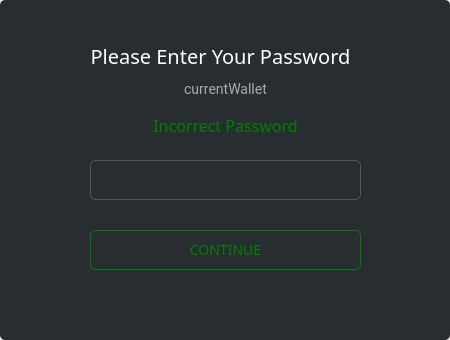
<?xml version="1.0" encoding="UTF-8"?>
<ui version="4.0">
 <class>PasswordDialog</class>
 <widget class="QDialog" name="PasswordDialog">
  <property name="geometry">
   <rect>
    <x>0</x>
    <y>0</y>
    <width>450</width>
    <height>340</height>
   </rect>
  </property>
  <property name="sizePolicy">
   <sizepolicy hsizetype="Preferred" vsizetype="Preferred">
    <horstretch>0</horstretch>
    <verstretch>0</verstretch>
   </sizepolicy>
  </property>
  <property name="minimumSize">
   <size>
    <width>450</width>
    <height>280</height>
   </size>
  </property>
  <property name="maximumSize">
   <size>
    <width>450</width>
    <height>350</height>
   </size>
  </property>
  <property name="font">
   <font>
    <family>Poppins</family>
    <pointsize>10</pointsize>
   </font>
  </property>
  <property name="windowTitle">
   <string>Enter password</string>
  </property>
  <property name="styleSheet">
   <string notr="true"/>
  </property>
  <layout class="QGridLayout" name="gridLayout">
   <property name="leftMargin">
    <number>0</number>
   </property>
   <property name="topMargin">
    <number>0</number>
   </property>
   <property name="rightMargin">
    <number>0</number>
   </property>
   <property name="bottomMargin">
    <number>0</number>
   </property>
   <item row="0" column="0">
    <widget class="QGroupBox" name="groupBox">
     <property name="minimumSize">
      <size>
       <width>450</width>
       <height>340</height>
      </size>
     </property>
     <property name="maximumSize">
      <size>
       <width>450</width>
       <height>340</height>
      </size>
     </property>
     <property name="autoFillBackground">
      <bool>false</bool>
     </property>
     <property name="styleSheet">
      <string notr="true">background-color: #282d31; 
border-radius: 5px;
font-family: 'Poppins';</string>
     </property>
     <property name="title">
      <string/>
     </property>
     <widget class="QLineEdit" name="m_passwordEdit">
      <property name="geometry">
       <rect>
        <x>90</x>
        <y>160</y>
        <width>271</width>
        <height>40</height>
       </rect>
      </property>
      <property name="sizePolicy">
       <sizepolicy hsizetype="Expanding" vsizetype="Fixed">
        <horstretch>0</horstretch>
        <verstretch>0</verstretch>
       </sizepolicy>
      </property>
      <property name="minimumSize">
       <size>
        <width>0</width>
        <height>25</height>
       </size>
      </property>
      <property name="font">
       <font>
        <family>Poppins</family>
        <pointsize>-1</pointsize>
       </font>
      </property>
      <property name="styleSheet">
       <string notr="true">padding: 3px; border: 1px solid #555; border-radius: 5px; font-family: 'Poppins'; font-size: 14px; color: #aaa;</string>
      </property>
      <property name="text">
       <string/>
      </property>
      <property name="echoMode">
       <enum>QLineEdit::Password</enum>
      </property>
      <property name="alignment">
       <set>Qt::AlignCenter</set>
      </property>
     </widget>
     <widget class="QPushButton" name="m_okButton">
      <property name="enabled">
       <bool>true</bool>
      </property>
      <property name="geometry">
       <rect>
        <x>90</x>
        <y>230</y>
        <width>271</width>
        <height>40</height>
       </rect>
      </property>
      <property name="minimumSize">
       <size>
        <width>125</width>
        <height>25</height>
       </size>
      </property>
      <property name="font">
       <font>
        <family>Poppins</family>
        <pointsize>-1</pointsize>
       </font>
      </property>
      <property name="styleSheet">
       <string notr="true">QPushButton#m_okButton {color: green; border: 1px solid green; font-size: 14px; border-radius: 5px;}

QPushButton#m_okButton:hover {color: green; border: 1px solid green; font-size: 14px; border-radius: 5px;}</string>
      </property>
      <property name="text">
       <string>CONTINUE</string>
      </property>
      <property name="default">
       <bool>true</bool>
      </property>
     </widget>
     <widget class="QLabel" name="m_errorLabel">
      <property name="geometry">
       <rect>
        <x>40</x>
        <y>110</y>
        <width>371</width>
        <height>31</height>
       </rect>
      </property>
      <property name="minimumSize">
       <size>
        <width>122</width>
        <height>0</height>
       </size>
      </property>
      <property name="font">
       <font>
        <family>Poppins</family>
        <pointsize>-1</pointsize>
       </font>
      </property>
      <property name="styleSheet">
       <string notr="true">color: green; font-size: 16px; border: none;</string>
      </property>
      <property name="text">
       <string>Incorrect Password</string>
      </property>
      <property name="alignment">
       <set>Qt::AlignCenter</set>
      </property>
     </widget>
     <widget class="QLabel" name="label_3">
      <property name="geometry">
       <rect>
        <x>30</x>
        <y>40</y>
        <width>381</width>
        <height>31</height>
       </rect>
      </property>
      <property name="font">
       <font>
        <family>Poppins</family>
        <pointsize>-1</pointsize>
       </font>
      </property>
      <property name="styleSheet">
       <string notr="true">color: #fff;
border-right: 0px;
font-size: 20px;</string>
      </property>
      <property name="text">
       <string>Please Enter Your Password</string>
      </property>
      <property name="alignment">
       <set>Qt::AlignCenter</set>
      </property>
     </widget>
     <widget class="QLabel" name="m_currentWalletTitle">
      <property name="geometry">
       <rect>
        <x>40</x>
        <y>76</y>
        <width>371</width>
        <height>26</height>
       </rect>
      </property>
      <property name="font">
       <font>
        <family>Roboto</family>
        <pointsize>-1</pointsize>
       </font>
      </property>
      <property name="styleSheet">
       <string notr="true">color: #aaa;
        border-right: 0px;
        font-size: 14px;
font-family: 'Roboto'; border: 0px;</string>
      </property>
      <property name="text">
       <string>currentWallet</string>
      </property>
      <property name="alignment">
       <set>Qt::AlignCenter</set>
      </property>
     </widget>
    </widget>
   </item>
  </layout>
 </widget>
 <resources/>
 <connections>
  <connection>
   <sender>m_okButton</sender>
   <signal>clicked()</signal>
   <receiver>PasswordDialog</receiver>
   <slot>accept()</slot>
   <hints>
    <hint type="sourcelabel">
     <x>142</x>
     <y>100</y>
    </hint>
    <hint type="destinationlabel">
     <x>158</x>
     <y>68</y>
    </hint>
   </hints>
  </connection>
 </connections>
</ui>
